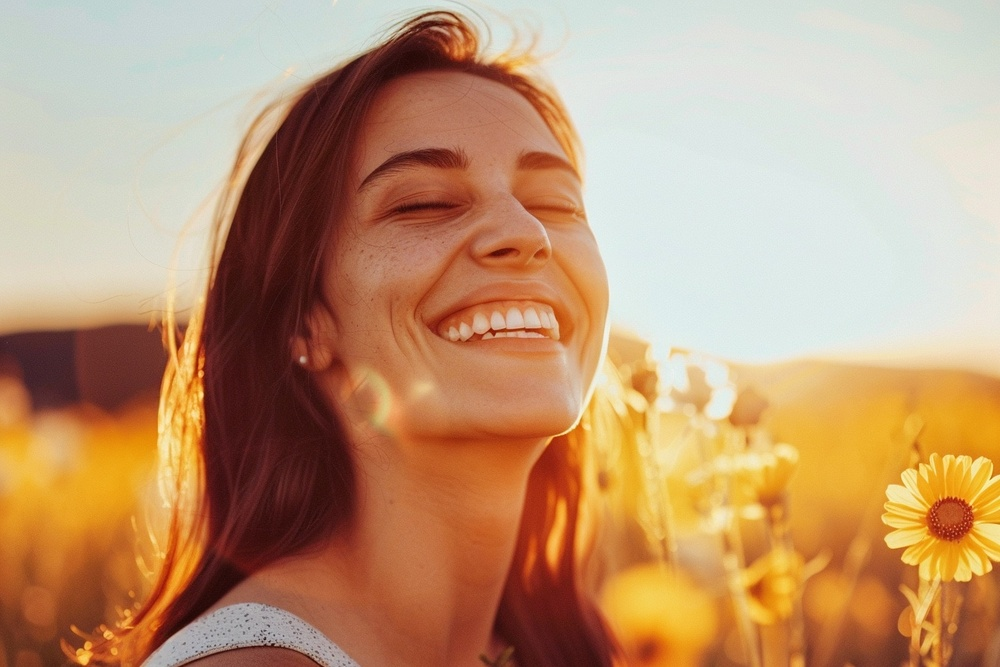
#> input picture image.jpg, 1000 x 667 px, shrunk from 1344 x 896 before the run
$ python -i picface.py   (imports and definitions only)
#> lines starting #> are read from the running program, lines starting #| are printed output that depends on the picture
#> further down, picture is the input picture: shape (667, 1000, 3); mean B, G, R 115.5, 150.9, 191.2
# ---------------------------------------
# Import the necessary packages
# ---------------------------------------
import cv2
import streamlit as st
import numpy as np
from PIL import Image

# Page configuration
# [5 lines not run here, left out]

# Load Haar cascades
face_cascade = cv2.CascadeClassifier(cv2.data.haarcascades + 'haarcascade_frontalface_default.xml')
eye_cascade = cv2.CascadeClassifier(cv2.data.haarcascades + 'haarcascade_eye.xml')
smile_cascade = cv2.CascadeClassifier(cv2.data.haarcascades + 'haarcascade_smile.xml')

def detect_image_features(image):
    """Detect faces, eyes, mouth in an uploaded image."""
    img_array = np.array(image)
    gray = cv2.cvtColor(img_array, cv2.COLOR_BGR2GRAY)
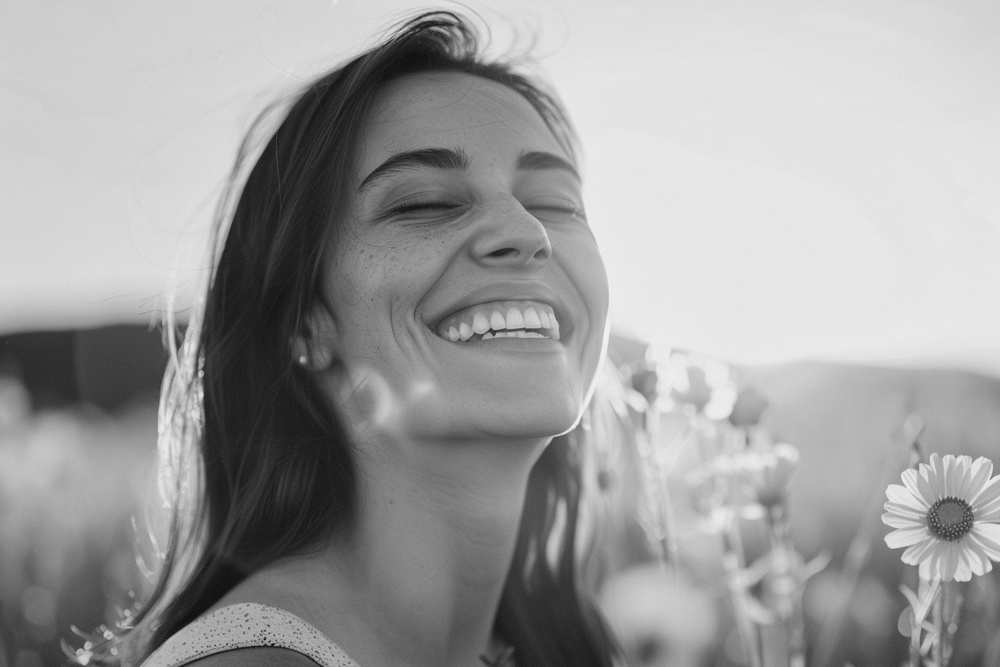
#> gray: shape (667, 1000); min 14, max 242, mean 158.9

    # Detect faces
    faces = face_cascade.detectMultiScale(gray, 1.3, 5)
#> faces = ()

    for (x, y, w, h) in faces:
        # Face
        cv2.rectangle(img_array, (x, y), (x+w, y+h), (0, 255, 0), 2)
        cv2.putText(img_array, "Face", (x, y - 10),
                    cv2.FONT_HERSHEY_SIMPLEX, 0.7, (0,255,0), 2)

        roi_gray = gray[y:y+h, x:x+w]
        roi_color = img_array[y:y+h, x:x+w]

        # Eyes
        eyes = eye_cascade.detectMultiScale(roi_gray, scaleFactor=1.1, minNeighbors=3)
        for (ex, ey, ew, eh) in eyes:
            cv2.rectangle(roi_color, (ex, ey), (ex+ew, ey+eh), (255, 0, 0), 2)
            cv2.putText(roi_color, "Eye", (ex, ey - 10),
                        cv2.FONT_HERSHEY_SIMPLEX, 0.6, (255,0,0), 2)

        # Mouth (using smile)
        mouth = smile_cascade.detectMultiScale(roi_gray, 1.4, 10)
        for (mx, my, mw, mh) in mouth:
            cv2.rectangle(roi_color, (mx, my), (mx+mw, my+mh), (0,165,255), 2)
            cv2.putText(roi_color, "Mouth", (mx, my - 10),
                        cv2.FONT_HERSHEY_SIMPLEX, 0.6, (0,165,255), 2)
            break  # Only first detected mouth
#> this loop made 0 passes

    return img_array


# Streamlit App
def app():
    st.title("Face + Eyes + Mouth Detection (Image Upload)")
    st.write("Upload an image to detect features")

    uploaded_file = st.file_uploader("Choose an image", type=["jpg", "jpeg", "png"])

    if uploaded_file is not None:
        image = Image.open(uploaded_file).convert("RGB")
        st.image(image, caption="Original Image", use_column_width=True)

        processed = detect_image_features(image)
        st.image(processed, caption="Detection Result", use_column_width=True)


# [2 lines not run here, left out]

>>> import cv2
>>> picture = cv2.imread('image.jpg')
>>> result = detect_image_features(picture)
